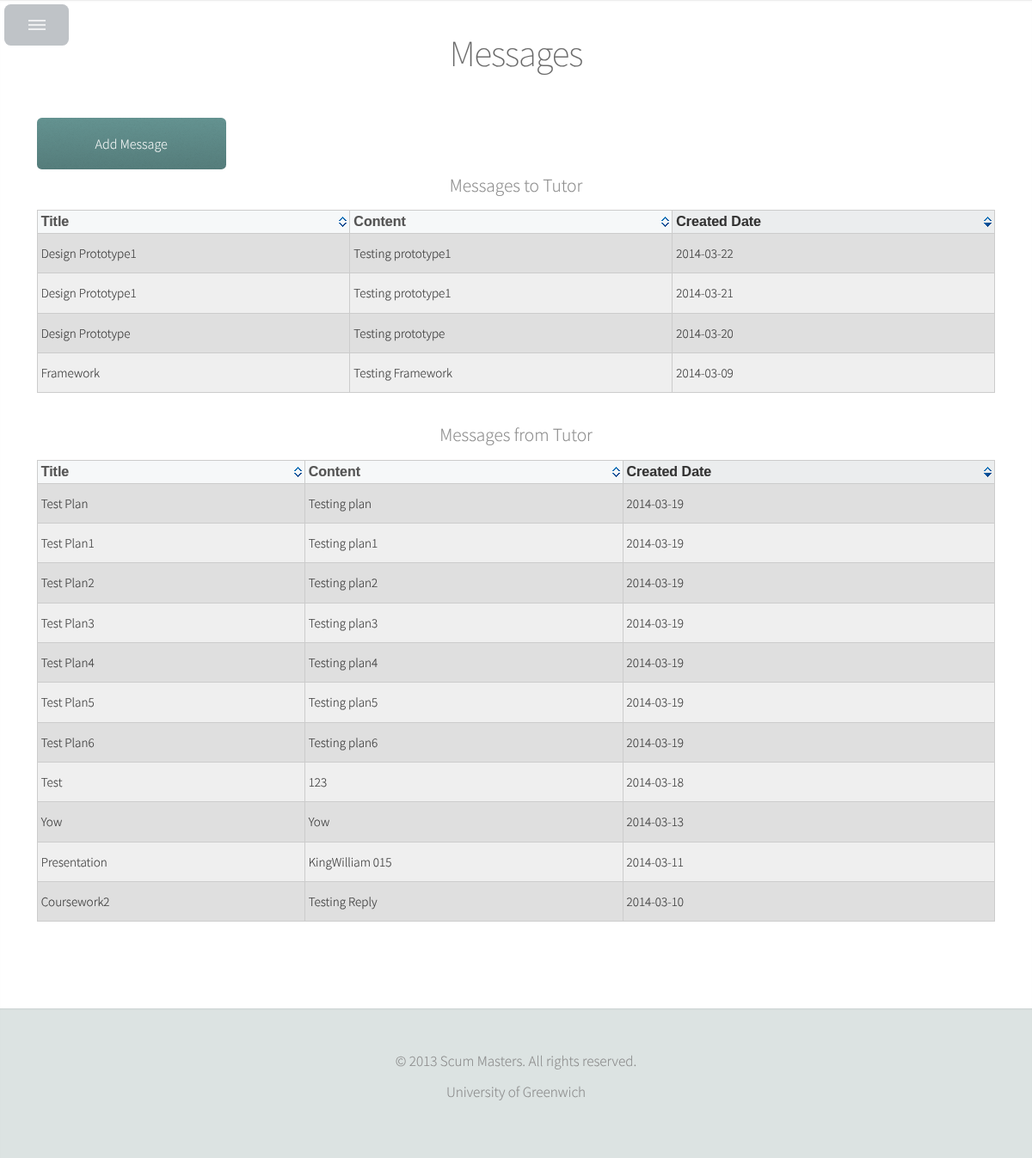
Page /student/message_student.php (signed in) on the committed database.
### tables this page shows
CREATE TABLE IF NOT EXISTS `cms_message` (
  `message_id` int(11) NOT NULL AUTO_INCREMENT,
  `title` varchar(100) DEFAULT NULL,
  `content` varchar(100) DEFAULT NULL,
  `created_date` date DEFAULT NULL,
  `student_id` varchar(100) DEFAULT NULL,
  `tutor_id` varchar(100) DEFAULT NULL,
  `type_id` int(11) DEFAULT NULL,
  PRIMARY KEY (`message_id`)
);

### student/message_student.php (the view, shortened to what this page needs)
<?php
    include '../db_connection.php';
    $id = $_SESSION['id'];
    $sql_query_m2t = "SELECT * FROM cms_message WHERE type_id = '3' and student_id = '$id'";
    $sql_query_mft = "SELECT * FROM cms_message WHERE type_id = '4' and student_id = '$id'";
    $result_m2t = mysqli_query($con,$sql_query_m2t);
    $result_mft = mysqli_query($con,$sql_query_mft);
?>
<html>
<head>
    <link rel="stylesheet" href="../css/theme.ice.css"/>
</head>
<body>
<div id="main">
    <section id="message" class="one">
        <div class="container">
            <header><h2 style="margin-top: 30px;">Messages</h2></header>
            <div><a id="addMessage" class="button">Add Message</a></div>
            <div class="row">
                <div class="12u">
                    <p>Messages to Tutor</p>
                    <table id="tableM2t" class="tablesorter">
                        <thead>
                        <tr>
                            <th>Title</th>
                            <th>Content</th>
                            <th>Created Date</th>
                        </tr>
                        </thead>
                        <tbody>
                        <?php
                        while($row = mysqli_fetch_array($result_m2t))
                        {
                            echo "<tr>";
                            echo "<td>". $row['title'] ."</td>";
                            echo "<td>". $row['content'] ."</td>";
                            echo "<td>". $row['created_date'] ."</td>";
                            echo "</tr>";
                        }
                        ?>
                        </tbody>
                    </table>
                </div>
            </div>
            <div class="row">
                <div class="12u">
                    <p>Messages from Tutor</p>
                    <table id="tableMft" class="tablesorter">
                        <thead>
                        <tr>
                            <th>Title</th>
                            <th>Content</th>
                            <th>Created Date</th>
                        </tr>
                        </thead>
                        <tbody>
                        <?php
                        while($row = mysqli_fetch_array($result_mft))
                        {
                            echo "<tr>";
                            echo "<td>". $row['title'] ."</td>";
                            echo "<td>". $row['content'] ."</td>";
                            echo "<td>". $row['created_date'] ."</td>";
                            echo "</tr>";
                        }
                        ?>
                        </tbody>
                    </table>
                </div>
            </div>
            </div>
        </div>
<div id="footer">
    <div class="copyright">
        <p>&copy; 2013 Scum Masters. All rights reserved.</p>
        <ul class="menu">
            <li>University of Greenwich</li>
        </ul>
    </div>
</div>
</body>
</html>

### css/theme.ice.css (style rules this page uses)
.tablesorter-ice { width: 100%; background-color: #fff; margin: 10px 0 15px; text-align: left; border-spacing: 0; border: #ccc 1px solid; border-width: 1px 0 0 1px; vertical-align: middle; font-size: 15px; }
.tablesorter-ice th, .tablesorter-ice td { border: #ccc 1px solid; border-width: 0 1px 1px 0; }
.tablesorter-ice th, .tablesorter-ice thead td { font: 12px/18px Arial, Sans-serif; color: #555; background-color: #f6f8f9; border-collapse: collapse; padding: 4px; text-shadow: 0 1px 0 rgba(255, 255, 255, 0.7); font-weight: bold; font-size: 16px; }
.tablesorter-ice tbody td, .tablesorter-ice tfoot th, .tablesorter-ice tfoot td { padding: 4px; vertical-align: top; }
.tablesorter-ice .header, .tablesorter-ice .tablesorter-header { background: #f6f8f9 no-repeat center right; padding: 4px 20px 4px 4px; white-space: normal; cursor: pointer; }
.tablesorter-ice .headerSortDown, .tablesorter-ice .tablesorter-headerSortDown, .tablesorter-ice .tablesorter-headerDesc { color: #333; background: #ebedee no-repeat center right; }
.tablesorter-ice td { color: #333; }
.tablesorter-ice tr.odd td { background-color: #dfdfdf; }
.tablesorter-ice tr.even td { background-color: #efefef; }

### css/style.css (style rules this page uses)
body { background: #fff; }
body,input,textarea,select { font-family: 'Source Sans Pro', sans-serif; font-size: 19pt; font-weight: 300; line-height: 1.75em; color: #888; -webkit-text-stroke: 0.15px; }
h1,h2,h3,h4,h5,h6 { font-weight: 200; color: #666; line-height: 1.5em; }
h2 { font-size: 2em; letter-spacing: -1px; }
header { margin: 0 0 2em 0; }
a { text-decoration: none; color: inherit; border-bottom: dotted 1px rgba(128,128,128,0.5); -moz-transition: color 0.35s ease-in-out, border-bottom-color 0.35s ease-in-out; -webkit-transition: color 0.35s ease-in-out, border-bottom-color 0.35s ease-in-out; -o-transition: color 0.35s ease-in-out, border-bottom-color 0.35s ease-in-out; -ms-transition: color 0.35s ease-in-out, border-bottom-color 0.35s ease-in-out; transition: color 0.35s ease-in-out, border-bottom-color 0.35s ease-in-out; outline: 0; }
p, ul, ol, dl, table { margin-bottom: 2em; }
section, article { margin-bottom: 3em; }
section > :last-child, article > :last-child, section > .container > :last-child, article > .container > :last-child { margin-bottom: 0; }
section:last-child, article:last-child { margin-bottom: 0; }
ul.menu { cursor: default; }
ul.menu li { display: inline-block; line-height: 1em; border-left: solid 1px rgba(128,128,128,0.35); padding: 0 0 0 0.5em; margin: 0 0 0 0.5em; }
ul.menu li:first-child { border-left: 0; padding-left: 0; margin-left: 0; }
table { width: 100%; }
.button { position: relative; display: inline-block; border-radius: 0.35em; color: #fff !important; text-decoration: none; padding: 0.75em 2.5em 0.75em 2.5em; background-color: #659492; border: 0; cursor: pointer; background-image: -moz-linear-gradient(top, rgba(0,0,0,0), rgba(0,0,0,0.15)), url('images/overlay.png'); background-image: -webkit-linear-gradient(top, rgba(0,0,0,0), rgba(0,0,0,0.15)), url('images/overlay.png'); background-image: -o-linear-gradient(top, rgba(0,0,0,0), rgba(0,0,0,0.15)), url('images/overlay.png'); background-image: -ms-linear-gradient(top, rgba(0,0,0,0), rgba(0,0,0,0.15)), url('images/overlay.png'); background-image: linear-gradient(top, rgba(0,0,0,0), rgba(0,0,0,0.15)), url('images/overlay.png'); -moz-transition: background-color 0.35s ease-in-out; -webkit-transition: background-color 0.35s ease-in-out; -o-transition: background-color 0.35s ease-in-out; -ms-transition: background-color 0.35s ease-in-out; transition: background-color 0.35s ease-in-out; }
#footer { margin-left: 375px; text-align: center; background-color: #dce3e2; padding: 3em 0 4em 0; box-shadow: inset 0 1px 0 0 rgba(0,0,0,0.05), inset 0 0.1em 0.1em 0 rgba(0,0,0,0.025); font-size: 0.8em; }
#footer .copyright { line-height: 1.25em; }
#footer .copyright p { margin: 0 0 1em 0; }
#footer .copyright .menu { margin: 0; }
#main { margin-left: 375px; }
#main > section { margin: 0; overflow: hidden; padding: 3em 0 4em 0; box-shadow: inset 0 1px 0 0 rgba(0,0,0,0.05), inset 0 0.1em 0.1em 0 rgba(0,0,0,0.025); text-align: center; background-image: url('images/overlay.png'); }
#main > section.one { background: #fff; padding-top: 0; }

### css/style-narrower.css (style rules this page uses)
body,input,textarea,select { font-size: 16pt; }
.container { padding: 0 2em 0 2em; }
#footer { margin-left: 0; }
#main { margin-left: 0; }

### student/message_student.php (style rules this page uses)
p { margin-bottom: 0px; }
.button { width: 220px; height: 60px; font-size: 16px; display: inherit; }

### rows in the picture
cms_message: title "Design Prototype", content "Testing prototype", created_date "2014-03-20"
cms_message: title "Design Prototype1", content "Testing prototype1", created_date "2014-03-22"
cms_message: title "Design Prototype1", content "Testing prototype1", created_date "2014-03-21"
cms_message: title "Framework", content "Testing Framework", created_date "2014-03-09"
cms_message: title "Test Plan", content "Testing plan", created_date "2014-03-19"
cms_message: title "Test Plan1", content "Testing plan1", created_date "2014-03-19"
cms_message: title "Test Plan2", content "Testing plan2", created_date "2014-03-19"
cms_message: title "Test Plan3", content "Testing plan3", created_date "2014-03-19"
cms_message: title "Test Plan4", content "Testing plan4", created_date "2014-03-19"
cms_message: title "Test Plan5", content "Testing plan5", created_date "2014-03-19"
cms_message: title "Test Plan6", content "Testing plan6", created_date "2014-03-19"
cms_message: title "Coursework2", content "Testing Reply", created_date "2014-03-10"
cms_message: title "Presentation", content "KingWilliam 015", created_date "2014-03-11"
cms_message: title "Yow", content "Yow", created_date "2014-03-13"
cms_message: title "Test", content "123", created_date "2014-03-18"
